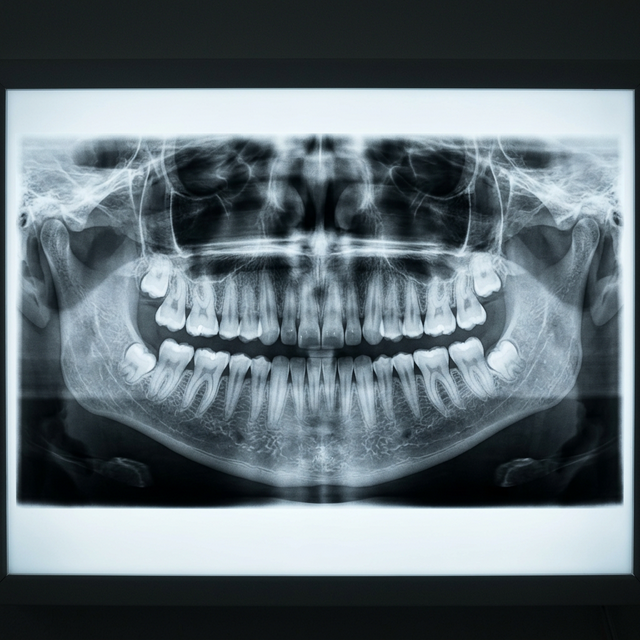
#> input picture assets/hmlc_level1_sample.png, 640 x 640 px; its folder holds only this picture in this run
$ python -i verify_specificity.py   (imports and definitions only)   (older library calls are emulated)
#> lines starting #> are read from the running program, lines starting #| are printed output that depends on the picture; after the words box and inside, x2 and y2 are one past the last pixel; in counts of white or black regions, pixels touching at a corner belong together
import cv2
import numpy as np
import os
from PIL import Image

def extract_clinical_features(img_path):
#> called with img_path = 'assets/hmlc_level1_sample.png'
    img = Image.open(img_path).convert("L")
    arr = np.array(img)

    entropy_val = np.std(arr) / (np.mean(arr) + 1e-6)
#> entropy_val = 0.778
    edges = cv2.Canny(arr, 100, 200)
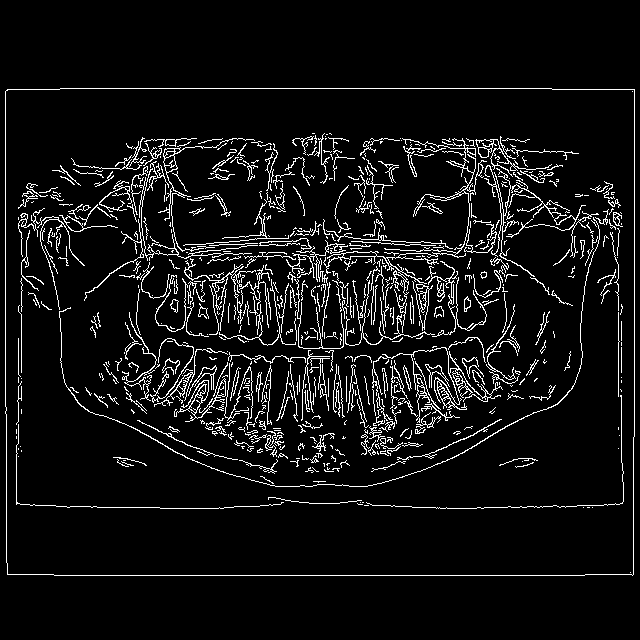
#> edges: shape (640, 640); 7% white in thin lines or dots, all inside (x1, y1, x2, y2) = (5, 88, 635, 576)
    edge_density = np.sum(edges > 0) / edges.size
#> edge_density = 0.0695
    local_contrast = np.mean(cv2.convertScaleAbs(cv2.Laplacian(arr, cv2.CV_64F)))
#> local_contrast = 9.88

    return {
        "entropy": float(entropy_val),
        "edge_density": float(edge_density),
        "local_contrast": float(local_contrast)
    }

def main():
    img_dir = r"c:\Users\umert\Downloads\Dental_AI_Research\images"
    if not os.path.exists(img_dir):
        print(f"Error: Directory {img_dir} not found.")
        return

    images = [f for f in os.listdir(img_dir) if f.lower().endswith(('.png', '.jpg', '.jpeg'))]

    if len(images) < 2:
        print("Objective Verification: Need at least 2 images for comparison.")
        print(f"Current images in directory: {images}")
        return

    print("--- Clinical Specificity Audit ---")
    results = {}
    for img_name in images[:3]: # Compare first 3
        path = os.path.join(img_dir, img_name)
        features = extract_clinical_features(path)
        results[img_name] = features
        print(f"\n[Audit] Image: {img_name}")
        for k, v in features.items():
            print(f"  - {k}: {v:.4f}")

    # Calculate variance
    if len(results) >= 2:
        keys = ["entropy", "edge_density", "local_contrast"]
        print("\n[VERDICT] Variance Detection:")
        for k in keys:
            vals = [res[k] for res in results.values()]
            diff = max(vals) - min(vals)
            status = "PASS (Individualized)" if diff > 1e-5 else "FAIL (Static detected)"
            print(f"  - {k} variance: {diff:.6f} -> {status}")

# [2 lines not run here, left out]

>>> result = extract_clinical_features('assets/hmlc_level1_sample.png')
#> result = {'entropy': 0.778, 'edge_density': 0.0695, 'local_contrast': 9.88}

$ run again, on assets/biomechanics.png
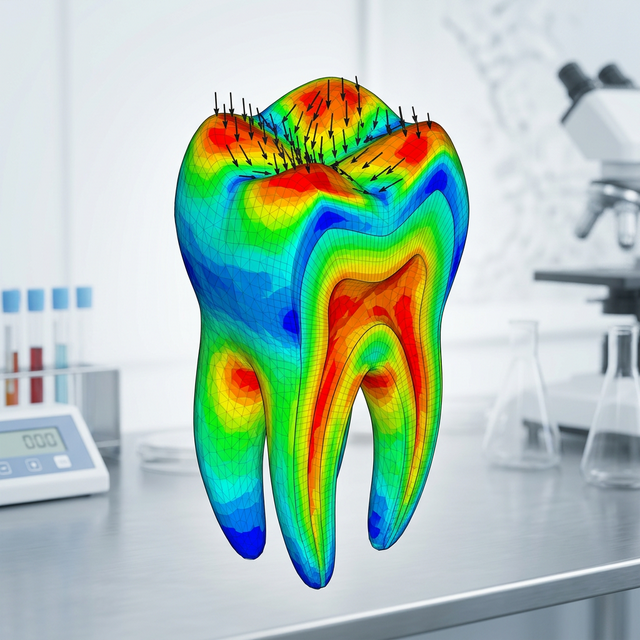
#> input picture assets/biomechanics.png, 640 x 640 px
#> in extract_clinical_features, `img = Image.open(img_path).convert("L")`:
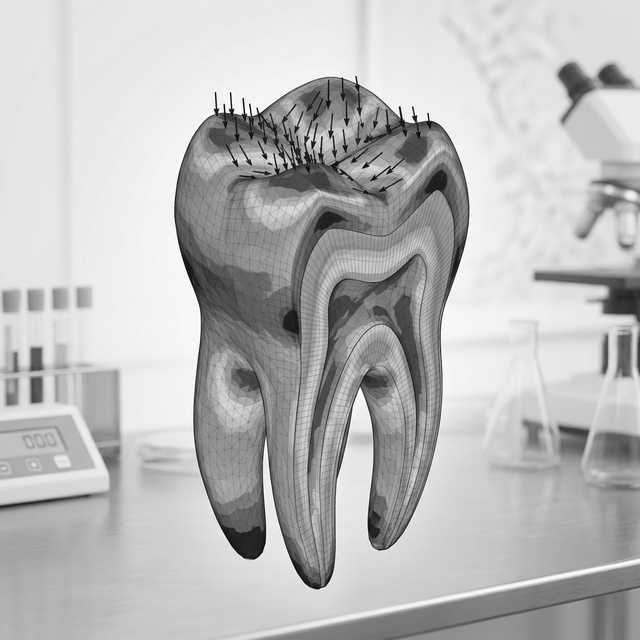
#> img: PIL image 640x640 L; min 0, max 255, mean 186.5
#> entropy_val = 0.279
#> in extract_clinical_features, `edges = cv2.Canny(arr, 100, 200)`:
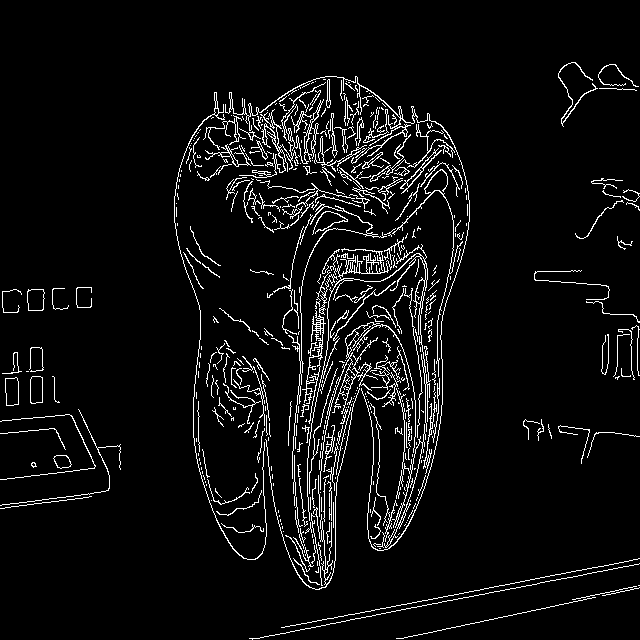
#> edges: shape (640, 640); 5.5% white in thin lines or dots
#> edge_density = 0.0548
#> local_contrast = 11.06
#> result = {'entropy': 0.279, 'edge_density': 0.0548, 'local_contrast': 11.06}
